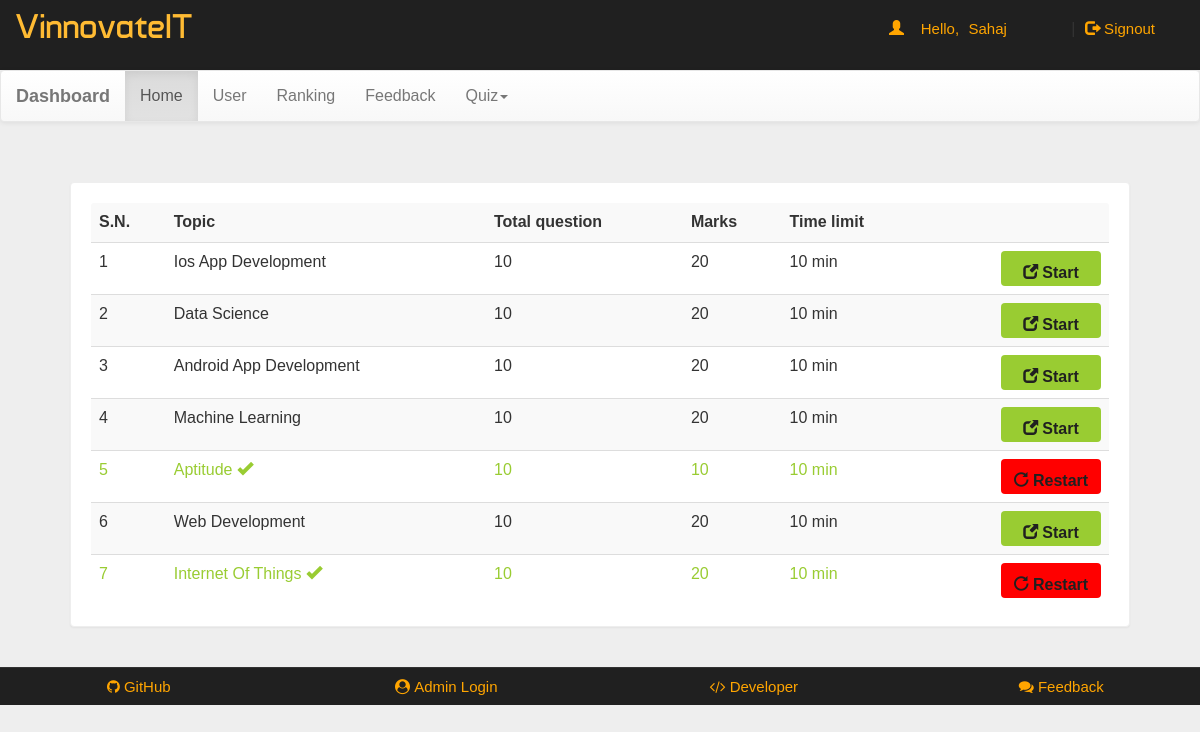
Page /dash.php (signed in) on the committed database.
### tables this page shows
CREATE TABLE IF NOT EXISTS `quiz` (
  `eid` text NOT NULL,
  `title` varchar(100) NOT NULL,
  `sahi` int(11) NOT NULL,
  `wrong` int(11) NOT NULL,
  `total` int(11) NOT NULL,
  `time` bigint(20) NOT NULL,
  `intro` text NOT NULL,
  `tag` varchar(100) NOT NULL,
  `date` timestamp NOT NULL DEFAULT CURRENT_TIMESTAMP ON UPDATE CURRENT_TIMESTAMP
);

### dash.php (the view, shortened to what this page needs)
<!DOCTYPE html>
<html>
<head>
<link  rel="stylesheet" href="css/bootstrap.min.css"/>
 <link  rel="stylesheet" href="css/bootstrap-theme.min.css"/>
 <link rel="stylesheet" href="css/main.css">
 <link  rel="stylesheet" href="css/font.css">
 <link rel="stylesheet" href="https://cdnjs.cloudflare.com/ajax/libs/font-awesome/4.7.0/css/font-awesome.min.css">
   <link href="https://stackpath.bootstrapcdn.com/font-awesome/4.7.0/css/font-awesome.min.css" rel="stylesheet">
</head>
<body  style="background:#eee;">
<div class="header">
<div class="row">
<div class="col-lg-6">
<span class="logo">VinnovateIT</span></div>
<?php
 include_once 'dbConnection.php';
$email=$_SESSION['email'];
  if(!(isset($_SESSION['email']))){
header("location:index.php");
}
else
{
$name = $_SESSION['name'];
echo '<span class="pull-right top title1" ><span class="log1"><span class="glyphicon glyphicon-user" aria-hidden="true"></span>&nbsp;&nbsp;&nbsp;&nbsp;Hello,</span> <a href="account.php" class="log log1">'.$name.'</a>&nbsp;|&nbsp;<a href="logout.php?q=account.php" class="log"><span class="glyphicon glyphicon-log-out" aria-hidden="true"></span>&nbsp;Signout</button></a></span>';
}?>
</div></div>
<nav class="navbar navbar-default title1">
  <div class="container-fluid">
    <div class="navbar-header">
      <a class="navbar-brand" href="dash.php?q=0"><b>Dashboard</b></a>
    </div>
    <div class="collapse navbar-collapse" id="bs-example-navbar-collapse-1">
      <ul class="nav navbar-nav">
        <li <?php if(@$_GET['q']==0) echo'class="active"'; ?>><a href="dash.php?q=0">Home<span class="sr-only">(current)</span></a></li>
        <li <?php if(@$_GET['q']==1) echo'class="active"'; ?>><a href="dash.php?q=1">User</a></li>
		<li <?php if(@$_GET['q']==2) echo'class="active"'; ?>><a href="dash.php?q=2">Ranking</a></li>
		<li <?php if(@$_GET['q']==3) echo'class="active"'; ?>><a href="dash.php?q=3">Feedback</a></li>
        <li class="dropdown <?php if(@$_GET['q']==4 || @$_GET['q']==5) echo'active"'; ?>">
          <a href="#" class="dropdown-toggle" data-toggle="dropdown" role="button" aria-haspopup="true" aria-expanded="false">Quiz<span class="caret"></span></a>
        </li>
      </ul>
          </div>
  </div>
</nav>
<div class="container">
<div class="row">
<div class="col-md-12">
<?php if(@$_GET['q']==0) {
$result = mysqli_query($con,"SELECT * FROM quiz ORDER BY date DESC") or die('Error');
echo  '<div class="panel"><table class="table table-striped title1">
<tr><td><b>S.N.</b></td><td><b>Topic</b></td><td><b>Total question</b></td><td><b>Marks</b></td><td><b>Time limit</b></td><td></td></tr>';
$c=1;
while($row = mysqli_fetch_array($result)) {
	$title = $row['title'];
	$total = $row['total'];
	$sahi = $row['sahi'];
    $time = $row['time'];
	$eid = $row['eid'];
$q12=mysqli_query($con,"SELECT score FROM history WHERE eid='$eid' AND email='$email'" )or die('Error98');
$rowcount=mysqli_num_rows($q12);
if($rowcount == 0){
	echo '<tr><td>'.$c++.'</td><td>'.$title.'</td><td>'.$total.'</td><td>'.$sahi*$total.'</td><td>'.$time.'&nbsp;min</td>
	<td><b><a href="account.php?q=quiz&step=2&eid='.$eid.'&n=1&t='.$total.'" class="pull-right btn sub1" style="margin:0px;background:#99cc32"><span class="glyphicon glyphicon-new-window" aria-hidden="true"></span>&nbsp;<span class="title1"><b>Start</b></span></a></b></td></tr>';
}
else
{
echo '<tr style="color:#99cc32"><td>'.$c++.'</td><td>'.$title.'&nbsp;<span title="This quiz is already solve by you" class="glyphicon glyphicon-ok" aria-hidden="true"></span></td><td>'.$total.'</td><td>'.$sahi*$total.'</td><td>'.$time.'&nbsp;min</td>
	<td><b><a href="update.php?q=quizre&step=25&eid='.$eid.'&n=1&t='.$total.'" class="pull-right btn sub1" style="margin:0px;background:red"><span class="glyphicon glyphicon-repeat" aria-hidden="true"></span>&nbsp;<span class="title1"><b>Restart</b></span></a></b></td></tr>';
}
}
echo '</table></div>';
}
?>
</div>
</div></div>
<div class="row footer">
<div class="col-md-3 box">
<a href="https://github.com/vinitshahdeo" target="_blank"><i class="fa fa-github" aria-hidden="true"></i>&nbsp;GitHub</a>
</div>
<div class="col-md-3 box">
<a href="#" data-toggle="modal" data-target="#login"><i class="fa fa-user-circle" aria-hidden="true"></i>&nbsp;Admin Login</a></div>
<div class="col-md-3 box">
<a href="#" data-toggle="modal" data-target="#developers"><i class="fa fa-code" aria-hidden="true"></i>&nbsp;Developer</a>
</div>
<div class="col-md-3 box">
<a href="feedback.php" target="_blank"><i class="fa fa-comments" aria-hidden="true"></i>&nbsp;Feedback</a></div></div>
</body>
</html>

### css/main.css (style rules this page uses)
body { overflow-x:hidden; width:100%; font: 15px "Montserrat", "Century Gothic", "Times Roman", sans-serif; background:#eee; min-height:550px; background-attachment:fixed; }
.panel { border-color:#eee; margin:40px; padding:20px; font: 15px "Century Gothic", "Times Roman", sans-serif; }
.header { background:#202020; height:70px; }
.logo { font-family:'typo'; font-size:35px; color:#ffbb33; margin:15px; }
.title1 { font: 16px "Century Gothic", "Times Roman", sans-serif; }
.sub1 { width:90px; color:#202020; background:orange; font-size:15px; height:35px; margin:20px; padding:10px; width:100px; }
.footer { font-size:15px; text-align:center; border-top:1px solid; border-color:#323232; background-color:#202020; }
.footer a { margin:25px; color:orange; text-decoration:none; font: 15px "Century Gothic", "Times Roman", sans-serif; }
.box { padding:9px; }
.top { margin-top:20px; }
.log1 { font: 15px 'Ubuntu', sans-serif; color:orange; margin-left:10px; }
.log { margin:10px; margin-right:60px; margin-left:5px; color:orange; text-decoration:none; font-size:20px; font-size:15px; }

### rows in the picture
quiz: title "Ios App Development", total "10", $sahi*$total "20", time "10"
quiz: title "Data Science", total "10", $sahi*$total "20", time "10"
quiz: title "Android App Development", total "10", $sahi*$total "20", time "10"
quiz: title "Machine Learning", total "10", $sahi*$total "20", time "10"
quiz: title "Aptitude", total "10", $sahi*$total "10", time "10"
quiz: title "Web Development", total "10", $sahi*$total "20", time "10"
quiz: title "Internet Of Things", total "10", $sahi*$total "20", time "10"

### other values in the picture
$name "Sahaj"
